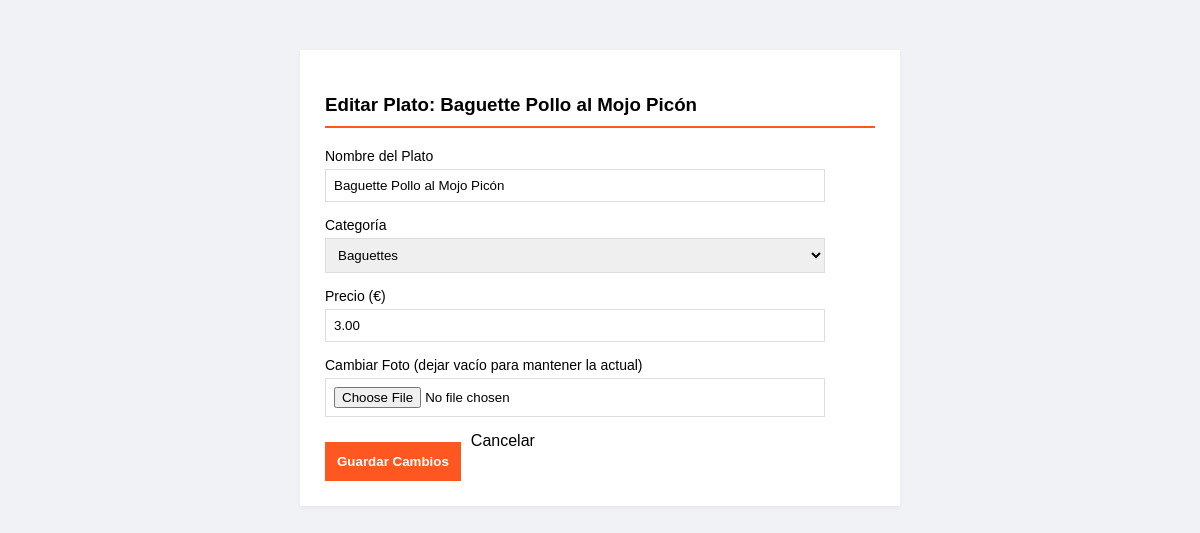
The page /admin/editar_plato.php?id=2 (signed in) on the database its author committed.
### tables this page shows
CREATE TABLE IF NOT EXISTS `platos` (
  `id` INT AUTO_INCREMENT PRIMARY KEY,
  `nombre` VARCHAR(100) NOT NULL,
  `descripcion` TEXT,
  `precio` DECIMAL(10, 2) NOT NULL,
  `imagen` VARCHAR(255) DEFAULT 'default.jpg',
  `disponible` TINYINT(1) DEFAULT 1
);

### admin/editar_plato.php (the view, shortened to what this page needs)
<?php
include '../db.php';
$id = $_GET['id'];
$res = mysqli_query($conexion, "SELECT * FROM platos WHERE id = '$id'");
$p = mysqli_fetch_assoc($res);
?>
<!DOCTYPE html>
<html lang="es">
<head>
    <link rel="stylesheet" href="../css/estilos.css">
</head>
<body class="body-admin">
    <div class="contenedor" style="margin-top: 50px; max-width: 600px;">
        <div class="bloque-panel">
            <h3><i class="fas fa-edit"></i> Editar Plato: <?php echo $p['nombre']; ?></h3>
            <form action="actualizar_plato.php" method="POST" class="formulario-admin" enctype="multipart/form-data">
                <div class="grupo-input">
                    <label>Nombre del Plato</label>
                    <input type="text" name="nombre" value="<?php echo $p['nombre']; ?>" required>
                </div>
                <div class="grupo-input">
                    <label>Categoría</label>
                    <select name="categoria">
                        <option value="Baguettes" <?php if($p['categoria']=='Baguettes') echo 'selected'; ?>>Baguettes</option>
                    </select>
                </div>
                <div class="grupo-input">
                    <label>Precio (€)</label>
                    <input type="number" step="0.01" name="precio" value="<?php echo $p['precio']; ?>" required>
                </div>
                <div class="grupo-input">
                    <label>Cambiar Foto (dejar vacío para mantener la actual)</label>
                    <input type="file" name="nueva_imagen" accept="image/*">
                </div>
                <div style="display:flex; gap:10px;">
                    <button type="submit" class="boton-accion">Guardar Cambios</button>
                    <a href="panel.php" class="btn-deshabilitado" style="text-decoration:none; text-align:center;">Cancelar</a>
                </div>
            </form>
        </div>
    </div>
</body>
</html>

### css/estilos.css (style rules this page uses)
body { margin: 0; padding: 0; box-sizing: border-box; font-family: "Poppins", sans-serif; background-color: #f5f5f5; }
a { text-decoration: none; color: inherit; }
.body-admin { background-color: #f0f2f5; }
.bloque-panel { background: white; padding: 25px; margin-bottom: 30px; box-shadow: 0 2px 5px rgba(0, 0, 0, 0.05); }
.bloque-panel h3 { border-bottom: 2px solid #ff5722; padding-bottom: 10px; margin-bottom: 20px; }
.formulario-admin { display: grid; gap: 15px; }
.formulario-admin .grupo-input { display: flex; flex-direction: column; }
.formulario-admin .grupo-input label { font-size: 14px; margin-bottom: 5px; }
.formulario-admin .grupo-input input, .formulario-admin .grupo-input select { padding: 8px; border: 1px solid #ddd; }
.formulario-admin { max-width: 500px; }
.formulario-admin .boton-accion { background-color: #ff5722; color: white; border: none; padding: 12px; font-weight: bold; cursor: pointer; margin-top: 10px; }
.contenedor { max-width: 1000px; margin: 40px auto; padding: 0 20px; font-family: "Poppins", sans-serif; }
.contenedor { max-width: 1200px; margin: 0 auto; padding: 0 20px; }

### rows shown on the page
platos: nombre "Baguette Pollo al Mojo Picón", categoria "Baguettes", precio "3.00"
